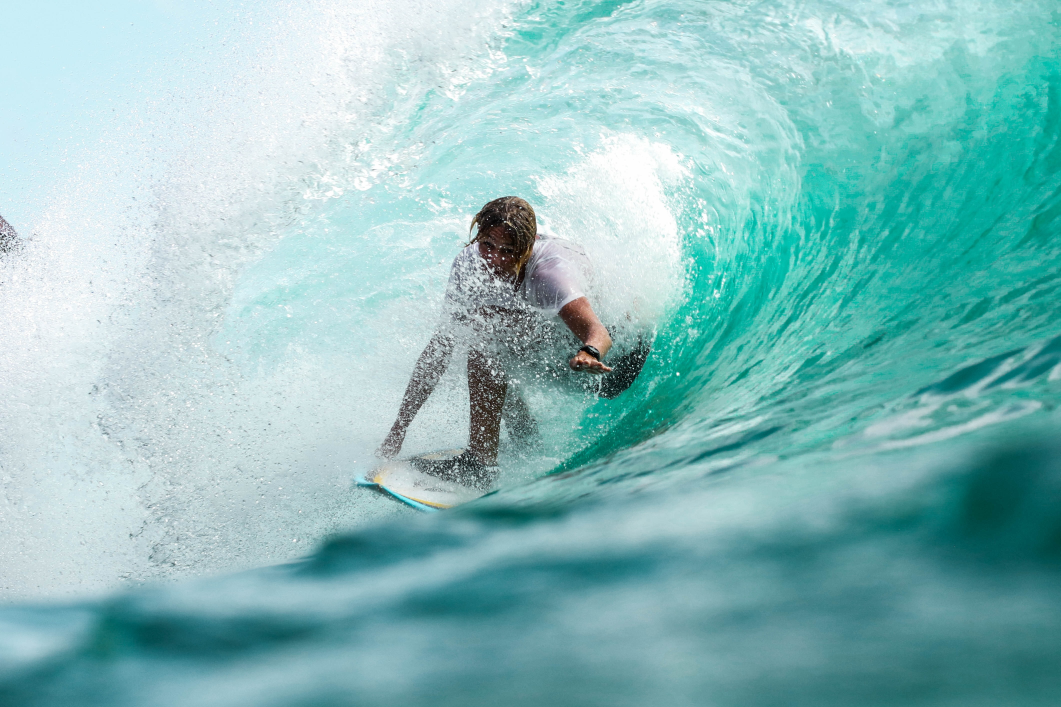
#> input picture 6. Computer Vision/01. Basics of computer vision/surfer.jpg, 4242 x 2828 px (shown at 1/4 size)
$ jupyter execute 'Computer Vision Day 1 .ipynb'   (shell and % lines are left out)   (older library calls are emulated)
#> lines starting #> are read from the running program, lines starting #| are printed output that depends on the picture; after the words box and inside, x2 and y2 are one past the last pixel; in counts of white or black regions, pixels touching at a corner belong together
# Computer Vision Basics with openCV

### Import statements

[cell 1]
import cv2
import numpy as np

### Check your openCV version

[cell 2]
cv2.__version__

## Computer Vision Basics

### Load and Image

[cell 3]
# Declare a variable with the path to your image
path = 'surfer.jpg'

[cell 4]
# Load the image with openCV
img = cv2.imread(path)
#> img is the input picture: shape (2828, 4242, 3); mean B, G, R 190.1, 189.7, 138.9

[Hint](# "You will need to use cv2.imread")

### Check the image type

[cell 5]
# What is the image type? -> type
type(img)

[Hint](# "Just use the python type function")

[cell 6]
# Print the value of the pixels of the image
img

[Hint](# "Just use the python print function")

### Show the image using openCV

[cell 7]
# Lets now see the image! dont forget to call destroyAllWindows!
cv2.imshow("Display Window",img)
cv2.waitKey(0)
cv2.destroyAllWindows()
cv2.waitKey(1)

[Hint](# "You need to use imshow, waitkey and destroyAllWindows")

### Now lets display unsing matplotlib

[cell 8]
# Import matplotlib
import matplotlib.pyplot as plt

[cell 9]
# Choose a pyplot figsize to make images fit nicely into the notebook
plt.figure(figsize=(20,20))

# Now display the image with plt
plt.imshow(img)

### Lets fix the colors

[cell 10]
# Does your image look ok? are the colors the right ones?, if not, lets fix it!
# Remember that openCV will load images using BGR rather than RGB
# Change the image to RGB and diplay it again with plt
rgb_img = cv2.cvtColor(img,cv2.COLOR_BGR2RGB)
plt.imshow(rgb_img)

[Hint](# "use cvtColor")

### What is the shape of the image?

[cell 11]
# Check the image shape
rgb_img.shape
#> Out = (2828, 4242, 3)

### Lets make it grayscale

[cell 12]
# Load the the image in grayscale, what are the 2 ways you can do that?
g_img = cv2.imread(path, 0)
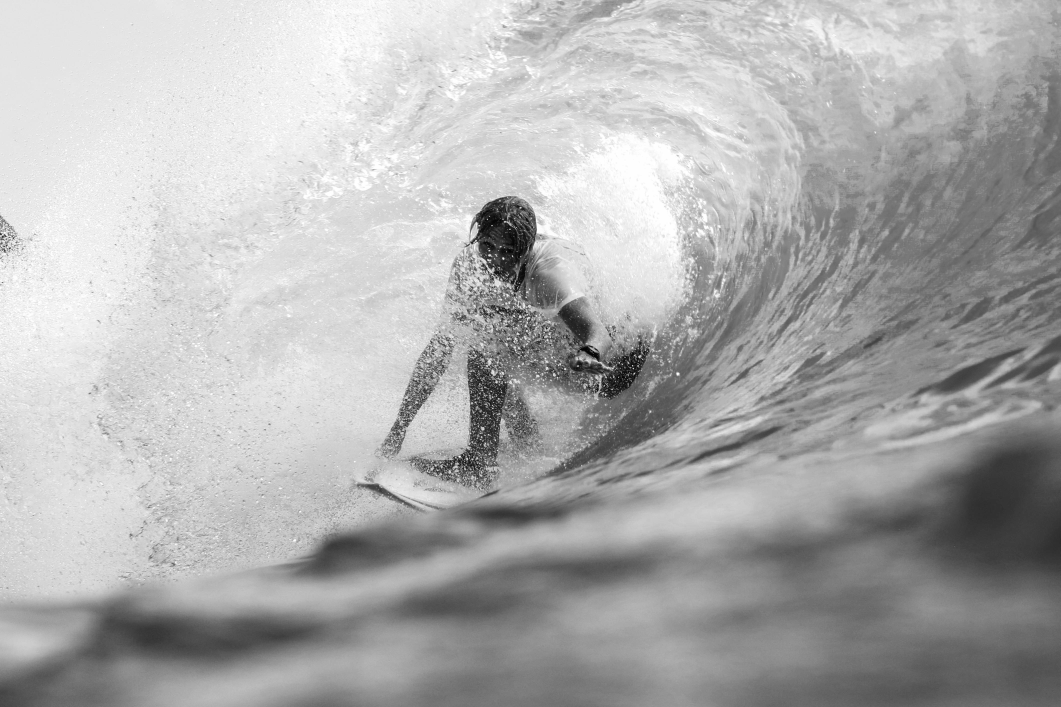
#> g_img: shape (2828, 4242) (shown at 1/4 size); min 0, max 255, mean 174.5
g_img.shape
#> Out = (2828, 4242)

[cell 13]
# Now load an image in color and then transform it to grayscale
gray_img = cv2.cvtColor(img, cv2.COLOR_BGR2GRAY)

### What is the shape now?

[cell 14]
# Check the grayscale shape
gray_img.shape
#> Out = (2828, 4242)

### How does it look like?

[cell 15]
# Display the grayscale image with matplotlib, how does it look?
plt.imshow(gray_img)

### We need to indicate the colormap

[cell 16]
# Display the grayscale image with matplotlib, make sure to include the colormap so it really is grayscale
plt.imshow(gray_img, cmap='gray')

### Cropping an image

[cell 17]
# Lets now crop a Region of Interest of an image, load and image and crop different parts of it
crop = rgb_img[580:2020,1200:2600]
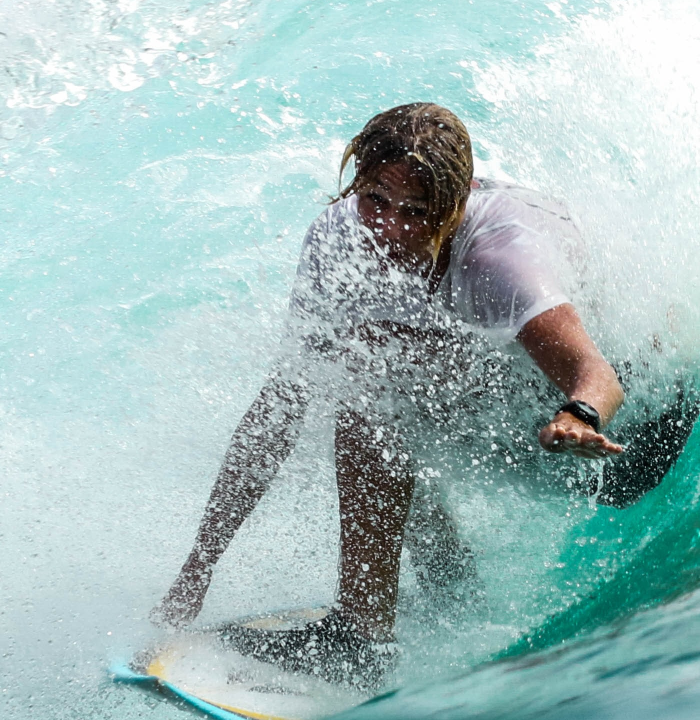
#> crop: shape (1440, 1400, 3) (shown at 1/2 size); mean R, G, B 162.8, 188.6, 187.8
plt.imshow(crop)

[cell 18]
# Save to disk the cropped areas
cv2.imwrite('crop.png',crop)
#> Out = True

### To edit an image making a copy of it is always a good idea!

[cell 19]
# Load an image and then make a copy of it
copy_img = rgb_img.copy()
plt.imshow(copy_img)

[Hint](# "use the numpy function ")

## Annotating images

### Rectangles

[cell 20]
# Draw green rectangle on top of a region of interest in your image
cv2.rectangle(copy_img,(1450,800),(2570,2200),(0,255,0),10)
plt.imshow(copy_img)

[Hint](# "You will need to use the cv2 function rectangle(img, pt1, pt2, color, thickness) -> img")

### Adding text to images

[cell 21]
# Make a copy of your image and then write some text on top of the image
c_img = copy_img.copy()
cv2.putText(c_img,"Surfer",(500,500),cv2.FONT_HERSHEY_DUPLEX,13,(255,0,0),13)
plt.imshow(c_img)

[Hint](# "You will need to use cv2 putText function -> putText(img, text, coordinates, fontFace, fontScale, color, thickness, lineType). For fonts check the enum cv2.FONT_HERSHEY_")

Now that you know how to load annotate and save images lets start manually annotating some images

[cell 22]
# Load as many images as you like and start annotating objects in the image,
# Before annotating the images make a copy of the image so we keep the original without changes
# Use the format proposed in the example above
stret = cv2.imread('street.jpg')
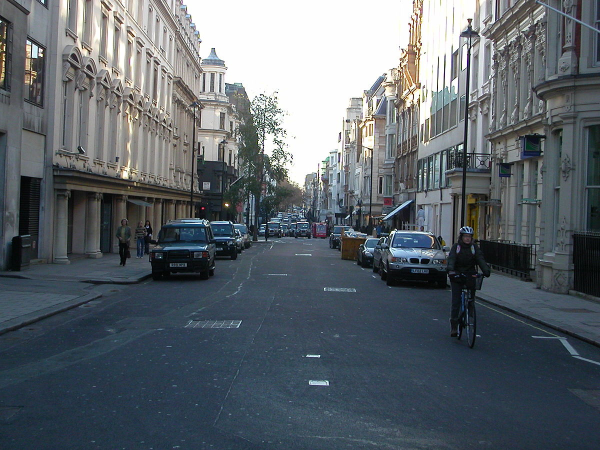
#> input picture 6. Computer Vision/01. Basics of computer vision/street.jpg, 1200 x 900 px (shown at 1/2 size)
#> stret is the input picture: shape (900, 1200, 3); mean B, G, R 107.7, 101.5, 93.8
stret = cv2.cvtColor(stret, cv2.COLOR_BGR2RGB)
line  = cv2.imread('crowded-line-up.jpg')
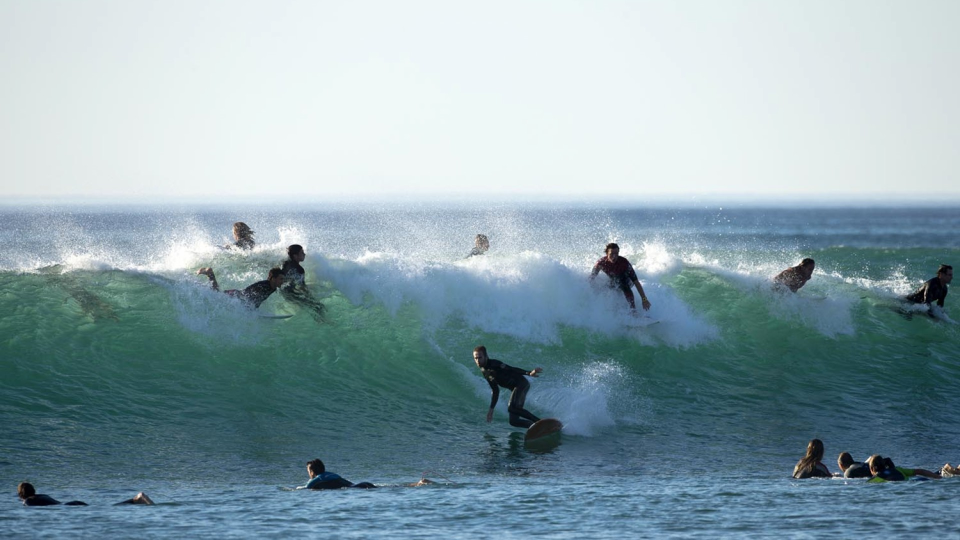
#> input picture 6. Computer Vision/01. Basics of computer vision/crowded-line-up.jpg, 1920 x 1080 px (shown at 1/2 size)
#> line is the input picture: shape (1080, 1920, 3); mean B, G, R 171.9, 163.8, 140.8
line  = cv2.cvtColor(line,cv2.COLOR_BGR2RGB)
street_c = stret.copy()
line_c = line.copy()
#plt.figure(figsize=(20,20))
#plt.grid(which='both')
#plt.imshow(street_c)

[cell 23]
# function to add the bounding boxes and label
def add_box(img, text,main_top_left, main_bottom_right, text_box_tl, text_box_br, text_cor, col):
#> called with text = 'Paddler', main_top_left = (15, 950), main_bottom_right = (325, 1020), text_box_tl = (13, 910), text_box_br = (155, 950), text_cor = (14, 945), col = (255, 0, 0)
    cv2.rectangle(img, main_top_left, main_bottom_right, col, 4) #main box
#> img: shape (1080, 1920, 3)
    cv2.rectangle(img, text_box_tl, text_box_br, col, -1)# small box for text
    cv2.putText(img, text, text_cor, cv2.FONT_HERSHEY_PLAIN,2,(0,0,0),2) # text
#> img: shape (1080, 1920, 3); mean R, G, B 141.5, 163.3, 171.4

[cell 24]
add_box(line_c,"Paddler",(15,950), (325,1020),(13,910), (155,950), (14,945), (255,0,0))
add_box(line_c,"Paddler",(555,900),(875,1000),(553,860),(705,900), (554,900),(255,0,0))
#> in add_box (call 2), `cv2.putText(img, text, text_cor, cv2.FONT_HERSHEY_PLAIN,2,(0,0,0),2)`: img: shape (1080, 1920, 3); mean R, G, B 142.3, 162.8, 170.9
add_box(line_c,"Surfer" ,(915,650),(1125,880),(913,610),(1055,650),(914,645),(255,255,0))
#> in add_box (call 3), `cv2.putText(img, text, text_cor, cv2.FONT_HERSHEY_PLAIN,2,(0,0,0),2)`: img: shape (1080, 1920, 3); mean R, G, B 143.1, 163.4, 170.2
add_box(line_c,"Back Off",(300,450),(750,650),(300,400),(500,440),(300,440),(0,255,0))
#> call 4 of add_box, with text = 'Back Off', main_top_left = (300, 450), main_bottom_right = (750, 650), text_box_tl = (300, 400), text_box_br = (500, 440), text_cor = (300, 440), col = (0, 255, 0)
#> in add_box (call 4), `cv2.putText(img, text, text_cor, cv2.FONT_HERSHEY_PLAIN,2,(0,0,0),2)`:
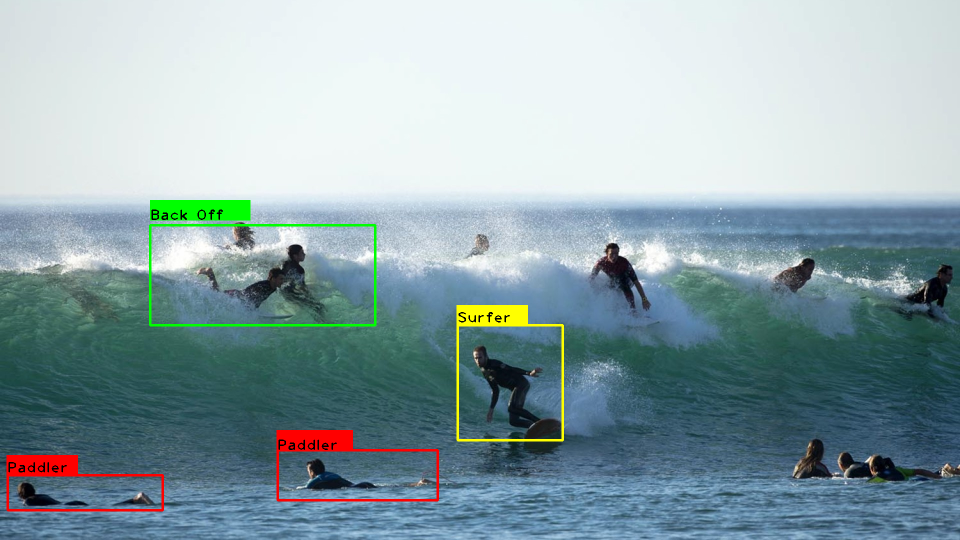
#> img: shape (1080, 1920, 3) (shown at 1/2 size); mean R, G, B 142, 163.9, 168.9

[cell 25]
#line up plots
cv2.rectangle(line_c, (15,950),(325,1020),(255,0,0),4)
cv2.rectangle(line_c,(13,910),(155,950), (255,0,0),-1)
#> line_c: shape (1080, 1920, 3); 0.04% of pixels changed, all inside (x1, y1, x2, y2) = (17, 924, 134, 945)
cv2.putText(line_c,"Paddler", (14,945), cv2.FONT_HERSHEY_DUPLEX,1,(0,0,0),1)
#> line_c: shape (1080, 1920, 3); mean R, G, B 142, 163.9, 168.9
cv2.rectangle(line_c, (555,900),(875,1000),(255,0,0),4)
#> line_c: shape (1080, 1920, 3); mean R, G, B 142, 163.9, 168.9
cv2.rectangle(line_c,(553,860),(705,900), (255,0,0),-1)
#> line_c: shape (1080, 1920, 3); mean R, G, B 142.1, 163.9, 168.9
cv2.putText(line_c,"Paddler", (554,900), cv2.FONT_HERSHEY_DUPLEX,1,(0,0,0),1)
#> line_c: shape (1080, 1920, 3); mean R, G, B 142, 163.9, 168.9
cv2.rectangle(line_c, (915,650),(1125,880),(255,255,0),4)
cv2.rectangle(line_c,(913,610),(1055,650), (255,255,0),-1)
#> line_c: shape (1080, 1920, 3); mean R, G, B 142.1, 163.9, 168.9
cv2.putText(line_c,"Surfer", (914,645), cv2.FONT_HERSHEY_DUPLEX,1,(0,0,0),1)
#> line_c: shape (1080, 1920, 3); mean R, G, B 142.1, 163.9, 168.9
cv2.rectangle(line_c, (300,450),(750,650),(0,255,0),4)
cv2.rectangle(line_c,(300,400),(500,440), (0,255,0),-1)
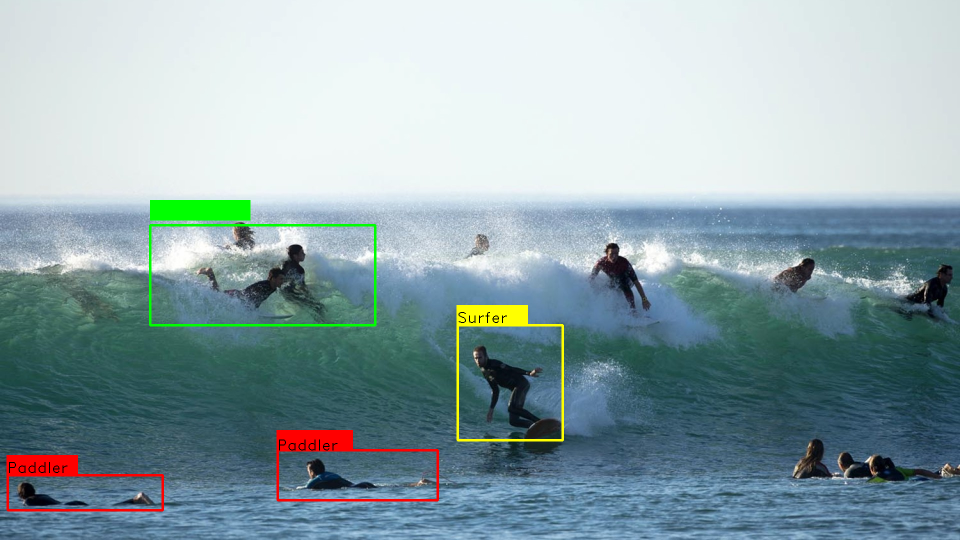
#> line_c: shape (1080, 1920, 3) (shown at 1/2 size); mean R, G, B 142.1, 164, 168.9
cv2.putText(line_c,"Back Off", (300,440), cv2.FONT_HERSHEY_DUPLEX,1,(0,0,0),1)
#> line_c: shape (1080, 1920, 3); 0.03% of pixels changed, all inside (x1, y1, x2, y2) = (304, 419, 441, 441)
print(".")

[cell 26]
# Street
cv2.rectangle(street_c, (900,440), (990,700), (0,255,0),4)
cv2.rectangle(street_c, (900,400),(1000,440),(0,255,0),-1)
cv2.putText(street_c,"cyclist", (900,438), cv2.FONT_HERSHEY_PLAIN,2,(0,0,0),2)
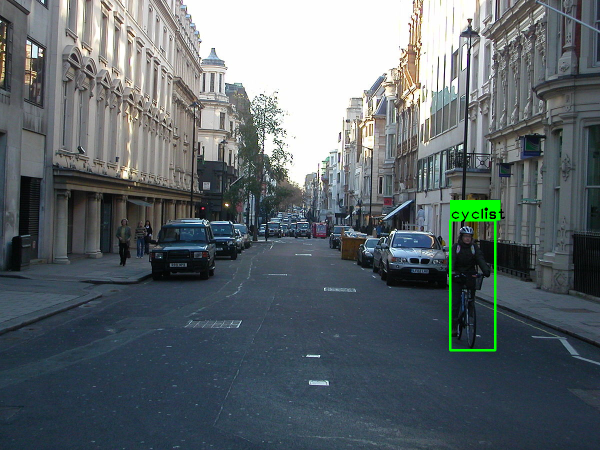
#> street_c: shape (900, 1200, 3) (shown at 1/2 size); mean R, G, B 93.4, 102.7, 107.3
print(".")

[cell 27]
# Display the images that you have annotated above, both versions, the original one and the annotated one

f, axarr = plt.subplots(2,2, figsize=(20,20))
axarr[0,0].imshow(line)
axarr[0,1].imshow(line_c)
axarr[1,0].imshow(stret)
axarr[1,1].imshow(street_c)
f.tight_layout()

# Mini Projects

With all that you accomplished to do above you are now ready to do your first mini project!, you might need to learn some more new things to accomplish some of the harder levels below, it is very important to get used to the openCV docs

## Meme creator

### Level 1
1. Create a basic Meme creator with one image and a short line of text, using any openCV font

### Level 2
1. Use the classic meme font (impact)

### Level 3
1. Improve it by adding 2 to 3 lines with the text on the top of the image and the bottom of the image
1. Make the text in white and with black contours

### Level 4
1. Make the text center automatically [Hint](# "getTextSize")
1. If the text is too long it should wrap the text in as many lines as needed

[cell 28]
#Add user input
import textwrap

[cell 29]
meme_image_path = "jan.jpg"
meme_text = "When I leave school I'm going to the Canary Islands"

[cell 30]
def make_meme(image,text):
#> called with image = 'jan.jpg'
    img = cv2.imread(image)
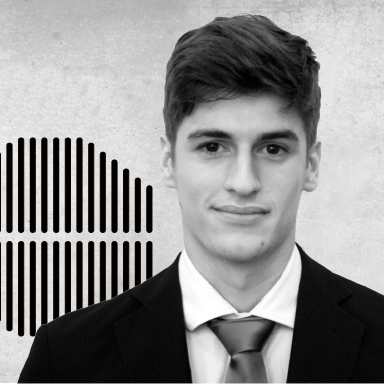
#> input picture 6. Computer Vision/01. Basics of computer vision/jan.jpg, 384 x 384 px
#> img is the input picture: shape (384, 384, 3); mean B, G, R 140.5, 140.8, 141.2
    cv2.cvtColor(img, cv2.COLOR_BGR2RGB)
    size = img.shape
#> size = (384, 384, 3)
    x, y = 10, int(size[0]/7)
#> x = 10; y = 54
    font = cv2.FONT_HERSHEY_PLAIN
    font_size = 2
    font_thickness = 4
    w = textwrap.wrap(text, width=15)
    for i, line in enumerate(w):
        textsize = cv2.getTextSize(line, font, font_size, font_thickness)[0]
        gap = textsize[1] + 10

        y = int((img.shape[0] + textsize[1]) / 2) + i * gap
        x = int((img.shape[1] - textsize[0]) / 2)

        cv2.putText(img, line, (x, y), font,
                    font_size,
                    (255,0,255),
                    font_thickness,
                    lineType = cv2.LINE_AA)
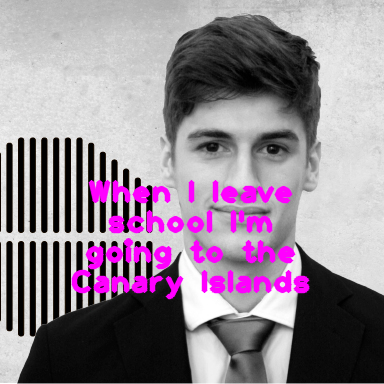
#> img: shape (384, 384, 3); 7.05% of pixels changed, all inside (x1, y1, x2, y2) = (71, 180, 310, 300)

    cv2.imwrite("jan_meme.png", img)
    #cv2.putText(img,text,(10,int(size[0]/7)),cv2.FONT_HERSHEY_PLAIN,2,(125,255,0),4)
    plt.figure(figsize=(15,15))
    plt.imshow(img)
